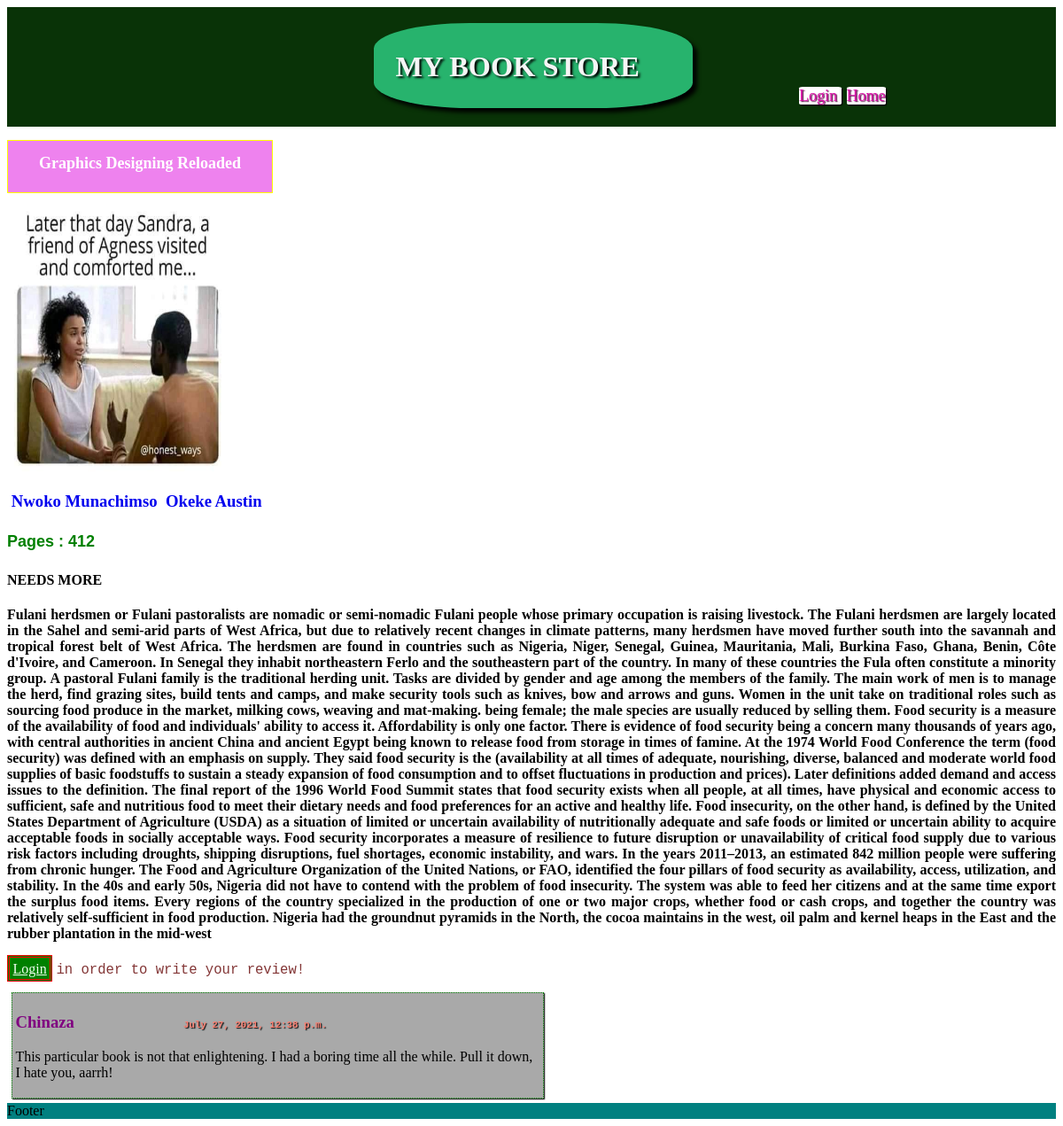
Page /MyApp/3/ on the committed database.
### MyApp/models.py (models this page shows, shortened)
class Book (models.Model):
    title = models.CharField(max_length = 256)
    pageCount = models.IntegerField(default = 0)
    shortDescription = models.CharField(max_length = 256, null = True)
    longDescription = models.TextField(null = True)
    status = models.CharField(max_length = 200, null = True)
    author = models.ManyToManyField(Author)
    image = models.ImageField(upload_to = "bookImages", null = True)

class Author(models.Model):
    name = models.CharField(max_length = 256)
    created_at = models.DateTimeField(auto_now = True)
    def __str__(self):
        return self.name

class Review(models.Model):
    body = models.TextField()
    user = models.ForeignKey(User, on_delete = models.CASCADE, null = True)
    created_at = models.DateTimeField(auto_now = True)
    book = models.ForeignKey(Book, on_delete = models.CASCADE, null = True)
    image = models.ImageField(upload_to = "bookImages/review", null = True)

### MyApp/views.py (the view)
# urls.py: path('<int:pk>/', views.BookDetailView.as_view(), name = "book.show"),
class BookDetailView(generic.DetailView):
    model = Book
    def get_context_data(self, **kwargs):
        context = super().get_context_data(**kwargs)
        context["reviews"] = context["book"].review_set.order_by("-created_at")
        context["author"] = context["book"].author.all()
        context["form"] = ReviewForm()
        return context

### MyApp/Templates/MyApp/book_detail.html (shortened to what this page needs)
{% extends 'base.html' %}
{% load static %}
{% block link %}
  <link rel = "stylesheet" href = "{% static 'MyApp/book_detail.css' %}"/>
{% endblock %}
{% block content %}
    <section>
      <h2> {{ book.title }} </h2>
      <div>
        <img src = "{{ book.image.url }}" width = "250px" height = "300px"/>
      </div>
      <div>
        <h3>
          {% for nameA in author %}
            <a id="name-link" href = "{% url 'author.book' author %}"> {{nameA}}  </a>
          {% endfor %}
        </h3>
      </div>
      <h4 id="pages"> Pages : {{book.pageCount}} </h4>
      <h4 class="description"> {{book.shortDescription}} </h4>
      <h4 class="description"> {{book.longDescription}}</h4>
      {% if user.is_authenticated %}
      <form method = "POST" action = "{% url 'book.review' book.id %}" enctype = "multipart/form-data">
        {% csrf_token %}
        {{ form.as_p }}
        <button type = "submit"> Submit </button>
      </form>
      {% else %}
      <p>
        <a id="review-login" href = "{% url 'login' %}?next={{request.path}}">Login</a>
        <span id="auth">in order to write your review! </span>
      </p>
      {% endif %}
      <div>
        {% for review in reviews %}
        <div id="revBox">
          <h3 id="revUser">{{ review.user }}
            <small id="createdAt">{{ review.created_at }}</small>
          </h3>
          <p id="revBody"> {{ review.body }} </p>
        </div>
        {% endfor%}
      </div>
    </section>
{% endblock %}

### MyApp/static/MyApp/book_detail.css (style rules this page uses)
h2 { border: 0.1vw solid yellow; width: 25vw; height: 5vw; text-align: center; box-sizing: border-box; padding-top: 1.3vw; font-size: 1.5vw; color: white; background-color: violet; font-family: Georgia; }
#name-link { text-decoration: none; margin-left: 0.4vw; }
#pages { color: green; font-family: Arial; font-size: 1.5vw; }
.description { font-family: Cambria; text-align: justify; }
#review-login { color: honeydew; border: 0.3vw double red; background-color: green; padding: 0.3vw; }
#auth { font-family: monospace; color: rgb(131, 54, 54); font-size: 1.3vw; }
#revUser { font-family: Tahoma; color: purple; }
#createdAt { font-family: monospace; color: salmon; text-shadow: 0.1vw 0.1vw 0.1vw black; font-size: 0.9vw; margin-left: 20%; }
#revBody { font-family: Cambria; }
#revBox { border: 0.1vw dotted green; width:50%; padding: 0.3vw; margin: 0.4vw; background-color: darkgrey; box-shadow: 0.1vw 0.1vw 0.1vw black; }

### rows in the picture
Book: title "Graphics Designing Reloaded", image (picture), pageCount "412", shortDescription "NEEDS MORE", longDescription "Fulani herdsmen or Fulani pastoralists are nomadic or semi-nomadic Fulani people whose primary occupation is raising livestock. The Fulani herdsmen are largely located in the Sahel and semi-arid parts of West Africa, but due to relatively recent changes in climate patterns, many herdsmen have moved further south into the savannah and tropical forest belt of West Africa. The herdsmen are found in countries such as Nigeria, Niger, Senegal, Guinea, Mauritania, Mali, Burkina Faso, Ghana, Benin, Côte d'Ivoire, and Cameroon. In Senegal they inhabit northeastern Ferlo and the southeastern part of the country. In many of these countries the Fula often constitute a minority group. A pastoral Fulani…"
Author: name "Nwoko Munachimso"
Author: name "Okeke Austin"
Review: user "Chinaza", created_at "July 27, 2021, 12:38 p.m.", body "This particular book is not that enlightening. I had a boring time all the while. Pull it down, I hate you, aarrh!"
